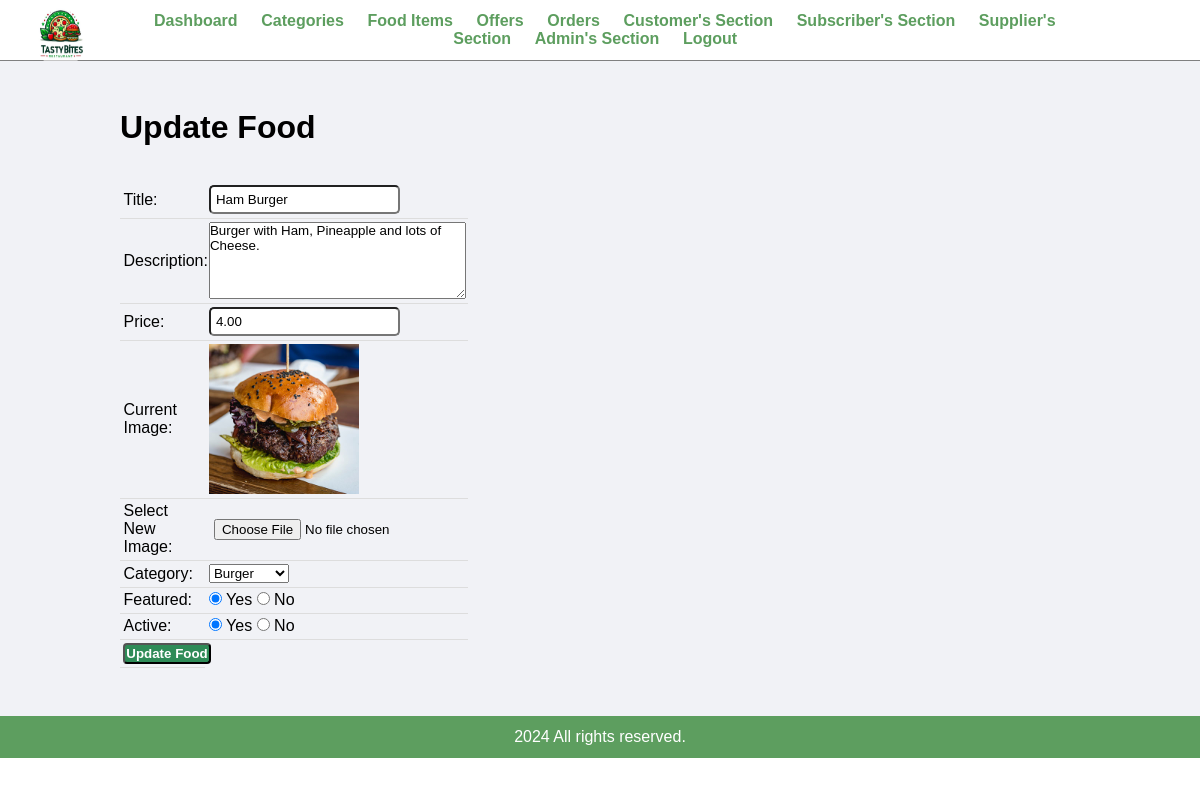
Screenshot of /admin/update-food.php?id=4 (signed in) with the database file from the repository.
### tables this page shows
CREATE TABLE IF NOT EXISTS `tbl_food` (
  `id` int(10) UNSIGNED NOT NULL AUTO_INCREMENT,
  `title` varchar(100) NOT NULL,
  `description` text NOT NULL,
  `price` decimal(10,2) NOT NULL,
  `image_name` varchar(255) NOT NULL,
  `category_id` int(10) UNSIGNED NOT NULL,
  `featured` varchar(10) NOT NULL,
  `active` varchar(10) NOT NULL,
  PRIMARY KEY (`id`),
  FOREIGN KEY (`category_id`) REFERENCES `tbl_category` (`id`) 
);

CREATE TABLE IF NOT EXISTS `tbl_category`(
  `id` int(10) UNSIGNED NOT NULL AUTO_INCREMENT,
  `title` varchar(100) NOT NULL,
  `image_name` varchar(255) NOT NULL,
  `featured` varchar(10) NOT NULL,
  `active` varchar(10) NOT NULL,
  PRIMARY KEY (`id`)
);

### admin/update-food.php (the view, shortened to what this page needs)
<?php
include('partials/menu.php');
if(isset($_GET['id']))
{
    $id = $_GET['id'];
    $sql2 = "SELECT * FROM tbl_food WHERE id=$id";
    $res2 = mysqli_query($conn, $sql2);
    $row2 = mysqli_fetch_assoc($res2);
    $title = $row2['title'];
    $description = $row2['description'];
    $price = $row2['price'];
    $current_image = $row2['image_name'];
    $current_category = $row2['category_id'];
    $featured = $row2['featured'];
    $active = $row2['active'];
}
else
{
    header('location:'.SITEURL.'admin/manage-food.php');
}
?>
<div class="main-content">
    <div class="wrapper">
        <h1>Update Food</h1>
        <br><br>
        <form action="" method="POST" enctype="multipart/form-data">
        <table class="tbl-30">
            <tr>
                <td>Title: </td>
                <td>
                    <input type="text" name="title" value="<?php echo $title; ?>">
                </td>
            </tr>
            <tr>
                <td>Description: </td>
                <td>
                    <textarea name="description" cols="30" rows="5"><?php echo $description; ?></textarea>
                </td>
            </tr>
            <tr>
                <td>Price: </td>
                <td>
                    <input type="number" step="any" name="price" value="<?php echo $price; ?>">
                </td>
            </tr>
            <tr>
                <td>Current Image: </td>
                <td>
                    <?php
                        if($current_image == "")
                        {
                            echo "<div class='error text-center'>Image not Available.</div>";
                        }
                        else
                        {
                            ?>
                            <img src="<?php echo SITEURL; ?>images/food/<?php echo $current_image; ?>" width="150px">
                            <?php
                        }
                    ?>
                </td>
            </tr>
            <tr>
                <td>Select New Image: </td>
                <td>
                    <input type="file" name="image">
                </td>
            </tr>
            <tr>
                <td>Category: </td>
                <td>
                    <select name="category">
                        <?php
                            $sql = "SELECT * FROM tbl_category WHERE active='Yes'";
                            $res = mysqli_query($conn, $sql);
                            $count = mysqli_num_rows($res);
                            if($count>0)
                            {
                                while($row = mysqli_fetch_assoc($res))
                                {
                                    $category_title = $row['title'];
                                    $category_id = $row['id'];
                                    ?>
                                    <option <?php if($current_category == $category_id) {echo "selected";} ?> value="<?php echo $category_id; ?>"><?php echo $category_title; ?></option>
                                    <?php
                                }
                            }
                            else
                            {
                                echo "<option value='0'>Category Not Available.</option>";
                            }
                        ?>
                    </select>
                </td>
            </tr>
            <tr>
                <td>Featured: </td>
                <td>
                    <input <?php if($featured == "Yes") {echo "checked";} ?> type="radio" name="featured" value="Yes"> Yes
                    <input <?php if($featured == "No") {echo "checked";} ?> type="radio" name="featured" value="No"> No
                </td>
            </tr>
            <tr>
                <td>Active: </td>
                <td>
                    <input <?php if($active == "Yes") {echo "checked";} ?> type="radio" name="active" value="Yes"> Yes
                    <input <?php if($active == "No") {echo "checked";} ?> type="radio" name="active" value="No"> No
                </td>
            </tr>
            <tr>
                <td>
                    <input type="submit" name="submit" value="Update Food" class="btn-secondary">
                </td>
            </tr>
        </table>
        </form>
    </div>
</div>
<?php include('partials/footer.php'); ?>

### css/admin.css (style rules this page uses)
* { margin: 0; padding: 0; font-family: Arial, Helvetica, sans-serif; }
.wrapper { padding: 1%; width: 80%; margin: 0 auto; }
.tbl-30 { width: 30%; }
table { border-collapse: collapse; width: 100%; }
th, td { padding: 8px; text-align: left; border-bottom: 1px solid #ddd; }
table tr td { padding: 1%; }
input { border-radius:4px; padding: 5%; }
.btn-secondary { background-color: #2e8b57; border-radius:4px; padding: 1%; color: white; text-decoration: none; font-weight: bold; }
.main-content { background-color: #f1f2f6; padding: 3% 0; }
input { border-radius:5px; padding:5px; }

### rows the page displays
tbl_food: title "Ham Burger", description "Burger with Ham, Pineapple and lots of Cheese.", price "4.00", image_name (picture), category "Burger", featured "☑", active "☑"
